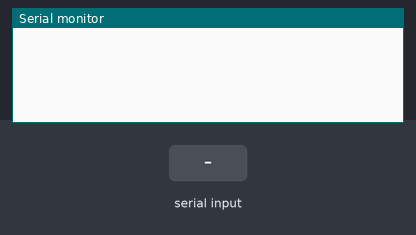
This sketch was run on a simulated Arduino Uno, built with avr-gcc and run on an emulated ATmega328P. Shown: the last lines printed to the serial monitor. The inputs (shaded band) are chosen by the test bench.

Above: at 1.2 s.
1.3 s: "1" received over Serial
At 2.4 s:
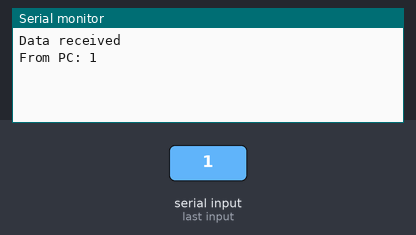
3.2 s: "0" received over Serial
At 3.5 s:
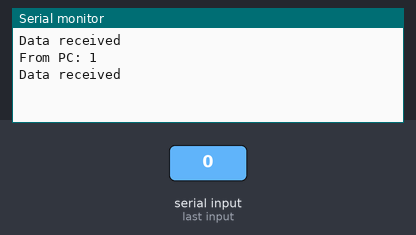
4.7 s: "2" received over Serial
At 6.3 s:
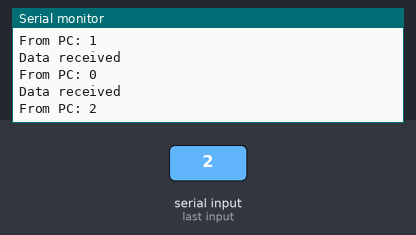

Measured:
- after the input at 1.3 s, the serial monitor: prints a new line at once (image 1)
- after the input at 4.7 s, the serial monitor: prints a new line after 0.50 s (image 3)

The sketch:

2.6_SerialReadString.ino
```cpp
// Read available string data on Serial and print on Serial Monitor. Code by ThinkLab

void setup() {
  Serial.begin(115200);

  Serial.setTimeout(500);
}

void loop() {
  if (Serial.available() > 0) {
    Serial.println("Data received");

    String data = Serial.readString();  // Waits for the timeout of 1 second

    Serial.print("From PC: ");
    Serial.println(data);
  }
}
```
